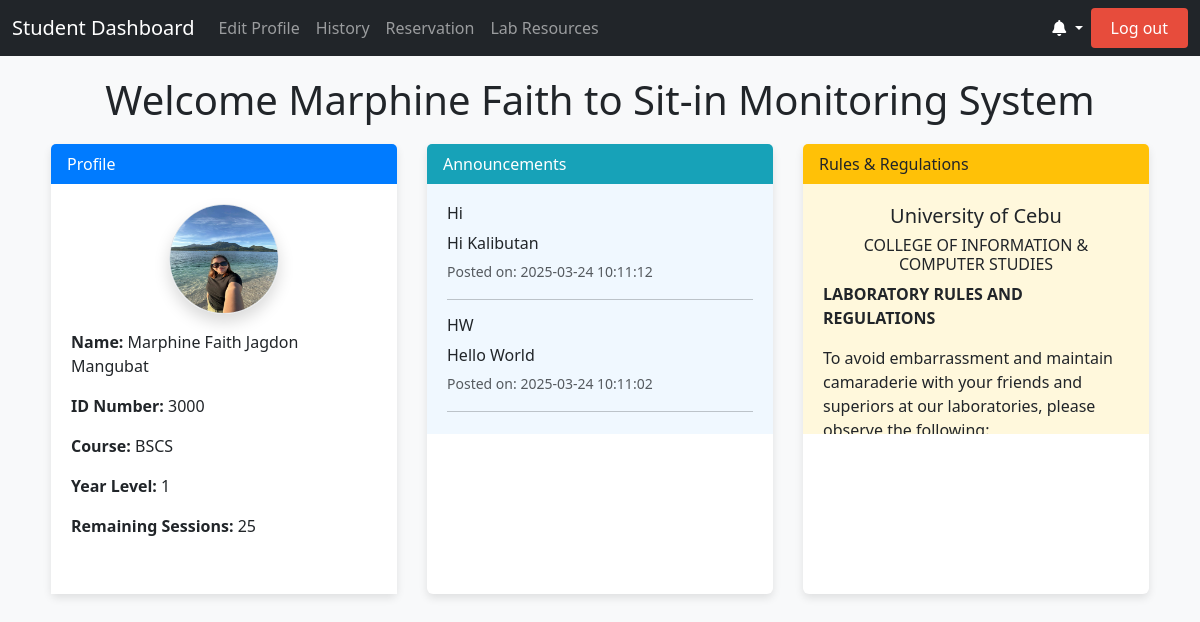
/dashboard.php (signed in), run on an earlier commit of the app's database.
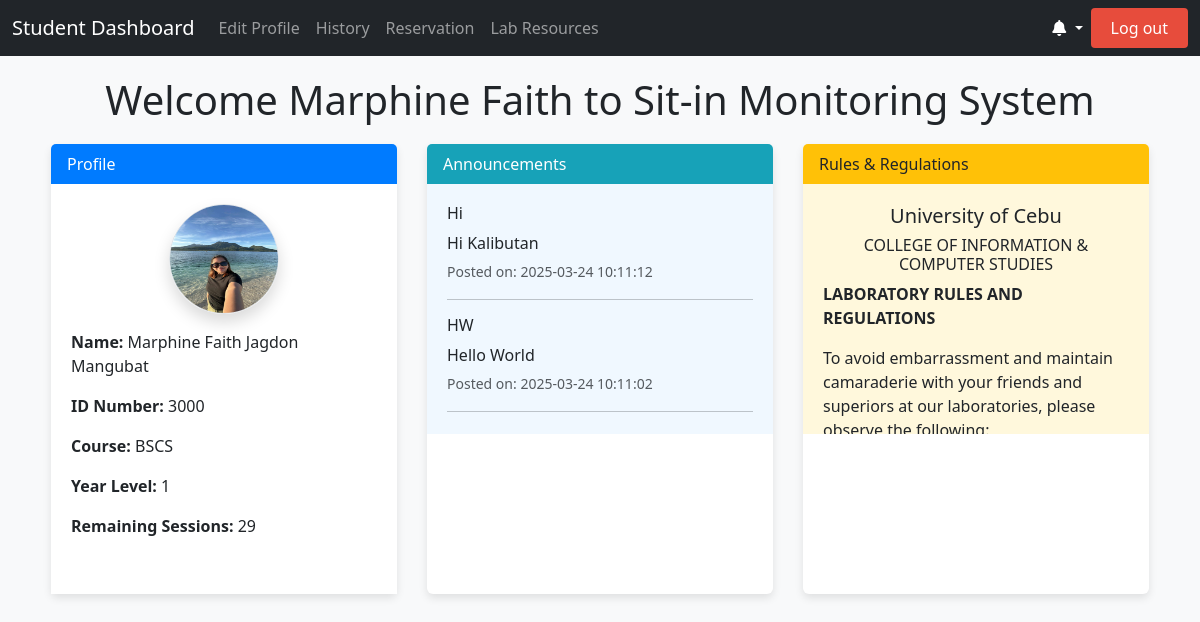
And on a later commit of the database.
### tables this page shows
CREATE TABLE `user` (
  `IDNO` int(11) NOT NULL,
  `Lastname` varchar(50) NOT NULL,
  `Firstname` varchar(50) NOT NULL,
  `Midname` varchar(50) NOT NULL,
  `course` varchar(50) NOT NULL,
  `year_level` int(11) NOT NULL,
  `username` varchar(50) NOT NULL,
  `password` varchar(255) NOT NULL,
  `profilepic` varchar(255) NOT NULL DEFAULT 'default.png',
  `session_count` int(11) NOT NULL DEFAULT 30
);

### dashboard.php (the view, shortened to what the changed rows need)
<!DOCTYPE html>
<html lang="en">
<head>
    <link href="https://cdn.jsdelivr.net/npm/bootstrap@5.3.3/dist/css/bootstrap.min.css" rel="stylesheet">
    <link href="https://cdnjs.cloudflare.com/ajax/libs/font-awesome/6.0.0/css/all.min.css" rel="stylesheet">
</head>
<body class="d-flex flex-column min-vh-100">
                <?php
                require_once 'includes/notifications.php';
                ?>
    <div class="container-fluid">
        <main role="main" class="px-md-4">
            <?php
            include "connect.php";
            if (isset($_SESSION['username'])) {
                $username = $_SESSION['username'];
                $sql = "SELECT * FROM user WHERE username='$username'";
                $result = $conn->query($sql);
                if ($result->num_rows > 0) {
                    $row = $result->fetch_assoc();
                    $Firstname = htmlspecialchars($row['Firstname']);
                    echo "<h1 class='page-title'>Welcome $Firstname to Sit-in Monitoring System</h1>";
                } else {
                    echo "<h1 class='page-title'>Welcome to Sit-in Monitoring System</h1>";
                }
            } else {
                echo "<h1 class='page-title'>Welcome to Sit-in Monitoring System</h1>";
            }
            ?>
            <div class="dashboard-container">
                <div class="dashboard-row">
                    <div class="dashboard-col">
                        <div class="card">
                            <div class="card-body">
                                <?php
                                include "connect.php";
                                $username = $_SESSION['username'];
                                $sql = "SELECT * FROM user WHERE username='$username'";
                                $result = $conn->query($sql);
                                $profilepic = "uploads/default.png";
                                if (!empty($row['profilepic']) && file_exists("uploads/" . $row['profilepic'])) {
                                    $profilepic = "uploads/" . htmlspecialchars($row['profilepic']);
                                }
                                echo "<div class='text-center mb-3'><img src='$profilepic' class='rounded-circle border shadow' width='110' height='110' alt='Profile Picture'></div>";
                                if ($result->num_rows > 0) {
                                    $row = $result->fetch_assoc();
                                    $fullname = htmlspecialchars($row['Firstname']) . " " . htmlspecialchars($row['Midname']) . " " . htmlspecialchars($row['Lastname']);
                                    echo "<div class='profile-info'>";
                                    echo "<p><strong>Name:</strong> $fullname</p>";
                                    echo "<p><strong>ID Number:</strong> " . htmlspecialchars($row['IDNO']) . "</p>";
                                    echo "<p><strong>Course:</strong> " . htmlspecialchars($row['course']) . "</p>";
                                    echo "<p><strong>Year Level:</strong> " . htmlspecialchars($row['year_level']) . "</p>";
                                    echo "<p><strong>Remaining Sessions:</strong> " . htmlspecialchars($row['session_count']) . "</p>";
                                    echo "</div>";
                                } else {
                                    echo "<script>alert('No user data found');</script>";
                                }
                                ?>
                            </div>
                        </div>
                    </div>
                </div>
            </div>
        </main>
    </div>
</body>
</html>

What changed in the data, as far as the page shows it:
changed user "Marphine Faith": session_count "25" → "29"
